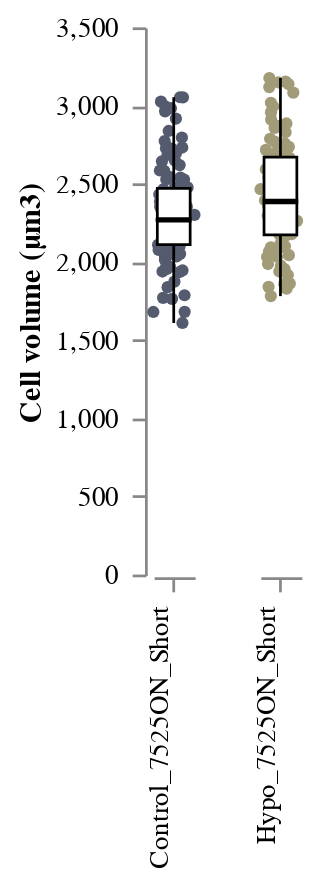

The notebook cell this image was saved under:
### Code cell
STRIP_CV = stripbox(
    data = df, 
    x = "Condition", 
    y = "Volume", 
    y_title = "Cell volume (µm3)", 
    colour = "Condition"
)
STRIP_CV

### Figure 1 — Vega-Lite specification as saved in the notebook (floating-point values rounded to 4 significant figures; data arrays with more than 128 entries replaced by an {"elided": "..."} marker saying what was removed)
{"config": {"view": {"continuousWidth": 400, "continuousHeight": 300, "stroke": "transparent", "strokeWidth": 0.5}, "axis": {"grid": true, "labelPadding": 5, "ticks": true}, "facet": {"spacing": 18}, "header": {"labelOrient": "bottom", "title": null}}, "data": {"name": "data-62550d3ee3bffa22cafcd943bcc5dc00"}, "facet": {"column": {"type": "nominal", "field": "Condition", "header": {"labelAlign": "right", "labelAngle": -90, "labelOrient": "bottom", "labelPadding": 5, "titleOrient": "top"}}}, "spec": {"layer": [{"mark": {"type": "circle", "opacity": 1, "size": 20}, "encoding": {"color": {"type": "nominal", "field": "Condition", "legend": null, "scale": {"scheme": "cividis"}}, "x": {"type": "quantitative", "axis": {"grid": false, "labels": false, "ticks": true, "values": [0]}, "field": "jitter", "title": null}, "y": {"type": "quantitative", "axis": {"grid": false, "labels": true, "ticks": true}, "field": "Volume", "title": "Cell volume (µm3)"}}, "height": 200, "transform": [{"calculate": "(sqrt(-2 * log(random() / 2)) * cos(2 * PI * random() / 2))", "as": "jitter"}], "width": 15}, {"mark": {"type": "boxplot", "extent": "min-max", "size": 12}, "encoding": {"color": {"value": "white"}, "opacity": {"value": 1}, "stroke": {"value": "black"}, "y": {"type": "quantitative", "field": "Volume", "title": "Cell volume (µm3)"}}, "height": 200, "width": 30}]}, "$schema": "https://vega.github.io/schema/vega-lite/v4.8.1.json", "datasets": {"data-62550d3ee3bffa22cafcd943bcc5dc00": {"elided": "206 records"}}}
